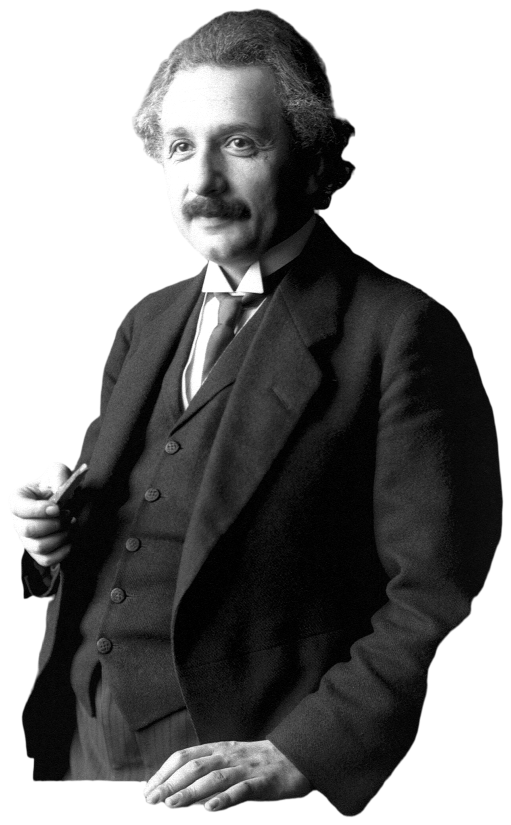
#> input picture recursos/personajes/albert-einstein-1.png, 1022 x 1650 px (shown at 1/2 size); its folder holds 2 pictures in this run
$ python sheet_cutouts.py .. ../albert-einstein-1.png 5
#> lines starting #> are read from the running program, lines starting #| are printed output that depends on the picture
# Hoja de QA de los recortes B/N sobre papel beige (#e4dfd2), como se verán en la escena Ramiro
# uso: python3 -I sheet_cutouts.py DIR salida.jpg [alto_celda] [zoom_cara]
import os, sys, json
from PIL import Image, ImageDraw, ImageFont
D, out = sys.argv[1:3]; CH = int(sys.argv[3]) if len(sys.argv) > 3 else 420
files = sorted(f for f in os.listdir(D) if f.endswith('.png'))
cols = 8; CW = int(CH * 0.72)
rows = (len(files) + cols - 1) // cols
sheet = Image.new('RGB', (cols * CW, rows * (CH + 24)), '#e4dfd2'); d = ImageDraw.Draw(sheet)
#> after `sheet = Image.new('RGB', (cols * CW, rows * (CH + 24)), '#e4dfd2')`:
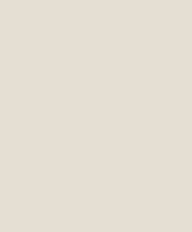
#> sheet: PIL image 24x29 RGB (shown 8 times larger); mean R, G, B 228, 223, 210
fp = '/usr/share/fonts/truetype/dejavu/DejaVuSans.ttf'
font = ImageFont.truetype(fp, 15) if os.path.exists(fp) else ImageFont.load_default()
for i, f in enumerate(files):
    im = Image.open(os.path.join(D, f)).convert('LA').convert('RGBA'); im.thumbnail((CW - 8, CH - 8))
#> further down, im is the input picture: PIL image 1022x1650 RGBA; mean R, G, B, A 62.3, 62.3, 62.3, 152.6
#> (the run stopped early here; a loop or call above may not have finished)
